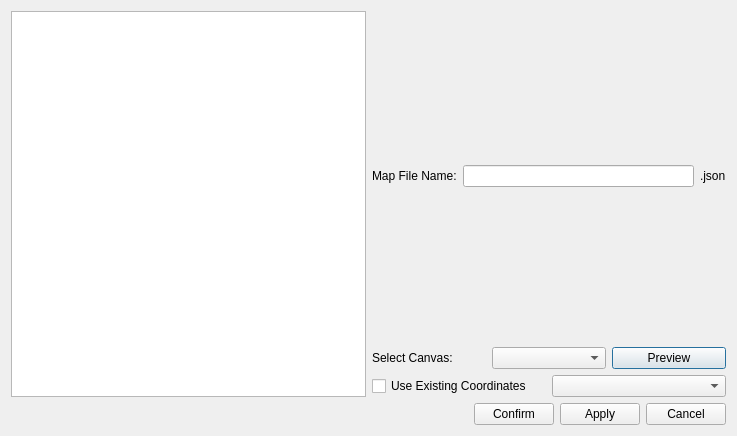
<?xml version="1.0" encoding="UTF-8"?>
<ui version="4.0">
 <class>Dialog</class>
 <widget class="QDialog" name="Dialog">
  <property name="geometry">
   <rect>
    <x>0</x>
    <y>0</y>
    <width>737</width>
    <height>436</height>
   </rect>
  </property>
  <property name="windowTitle">
   <string>Dialog</string>
  </property>
  <layout class="QVBoxLayout" name="verticalLayout_2">
   <item>
    <layout class="QHBoxLayout" name="horizontalLayout">
     <item>
      <widget class="QGraphicsView" name="graphicsView"/>
     </item>
     <item>
      <layout class="QVBoxLayout" name="verticalLayout">
       <property name="rightMargin">
        <number>0</number>
       </property>
       <item>
        <layout class="QHBoxLayout" name="horizontalLayout_3">
         <property name="rightMargin">
          <number>0</number>
         </property>
         <property name="bottomMargin">
          <number>0</number>
         </property>
         <item>
          <widget class="QLabel" name="label">
           <property name="text">
            <string>Map File Name:</string>
           </property>
          </widget>
         </item>
         <item>
          <widget class="QLineEdit" name="lineEdit"/>
         </item>
         <item>
          <widget class="QLabel" name="label_3">
           <property name="text">
            <string>.json</string>
           </property>
          </widget>
         </item>
        </layout>
       </item>
       <item>
        <layout class="QHBoxLayout" name="horizontalLayout_5">
         <item>
          <widget class="QLabel" name="label_2">
           <property name="text">
            <string>Select Canvas:</string>
           </property>
          </widget>
         </item>
         <item>
          <widget class="QComboBox" name="comboBox"/>
         </item>
         <item>
          <widget class="QPushButton" name="pushButton_3">
           <property name="text">
            <string>Preview</string>
           </property>
          </widget>
         </item>
        </layout>
       </item>
       <item>
        <layout class="QHBoxLayout" name="horizontalLayout_6">
         <item>
          <widget class="QCheckBox" name="checkBox">
           <property name="text">
            <string>Use Existing Coordinates</string>
           </property>
          </widget>
         </item>
         <item>
          <widget class="QComboBox" name="comboBox_2"/>
         </item>
        </layout>
       </item>
      </layout>
     </item>
    </layout>
   </item>
   <item>
    <layout class="QHBoxLayout" name="horizontalLayout_2">
     <item>
      <spacer name="horizontalSpacer">
       <property name="orientation">
        <enum>Qt::Horizontal</enum>
       </property>
       <property name="sizeHint" stdset="0">
        <size>
         <width>40</width>
         <height>20</height>
        </size>
       </property>
      </spacer>
     </item>
     <item>
      <widget class="QPushButton" name="pushButton">
       <property name="text">
        <string>Confirm</string>
       </property>
      </widget>
     </item>
     <item>
      <widget class="QPushButton" name="pushButton_4">
       <property name="text">
        <string>Apply</string>
       </property>
      </widget>
     </item>
     <item>
      <widget class="QPushButton" name="pushButton_2">
       <property name="text">
        <string>Cancel</string>
       </property>
      </widget>
     </item>
    </layout>
   </item>
  </layout>
 </widget>
 <resources/>
 <connections/>
</ui>
